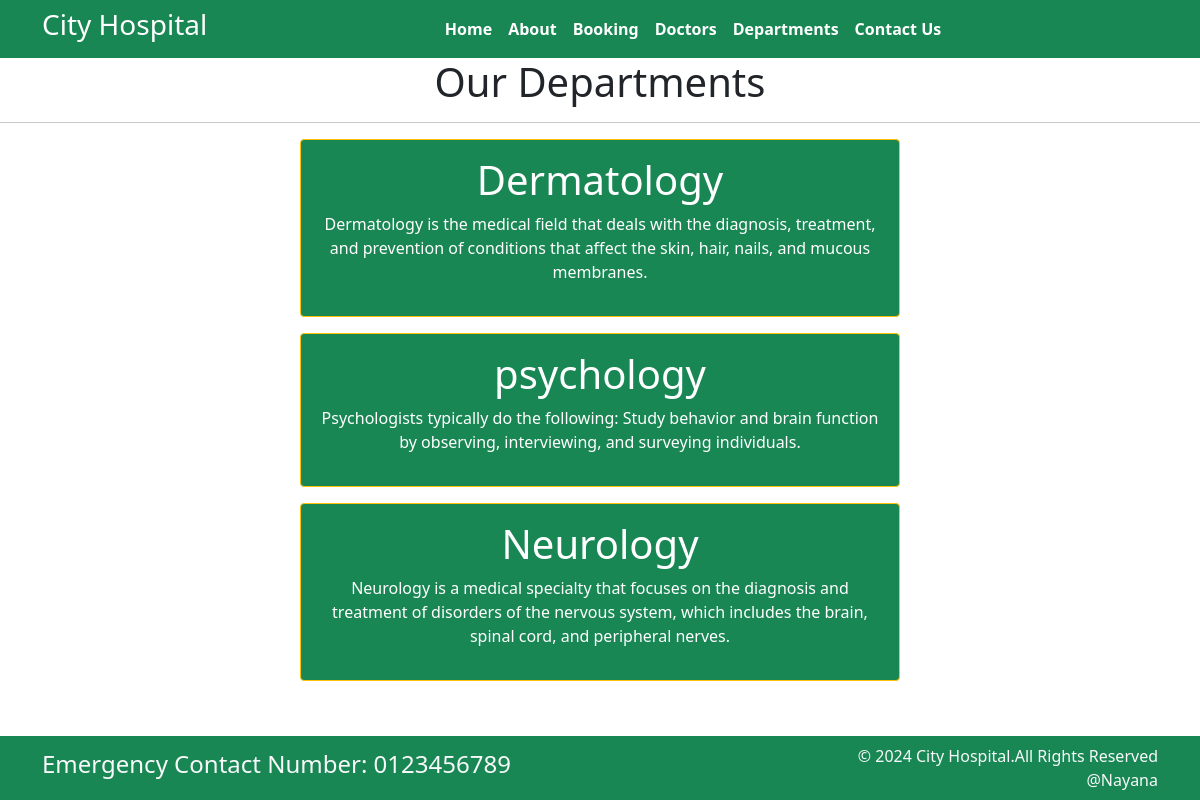
Page /department/ on the committed database.
### home/models.py (models this page shows)
class Departments(models.Model):
    dep_name = models.CharField(max_length=100)
    dep_description = models.TextField()

### home/views.py (the view)
# urls.py: path('department/', views.department, name='department'),
def department(request):
    dict_dept={
        'dept': Departments.objects.all()
    }
    return render(request,"department.html", dict_dept )

### Templates/department.html (shortened to what this page needs)
{% extends 'base.html' %}
{% block content %}
<h1 class="text-center">Our Departments </h1>
<hr>
{% for d in dept %}
<div class="mx-auto w-50 bg-success text-center text-white p-3 my-3 border border-warning rounded">
    <h1>{{ d.dep_name }}</h1>
    <p>{{ d.dep_description }}</p>
</div>
{% endfor %}
{% endblock %}

### Templates/base.html (shortened to what this page needs)
{% load static %}
<!DOCTYPE html>
<html>
  <head>
<link rel="stylesheet" href="https://cdn.jsdelivr.net/npm/bootstrap@5.1.3/dist/css/bootstrap.min.css">
<link rel="stylesheet" href="https://use.fontawesome.com/releases/v5.2.0/css/all.css">
<link rel="stylesheet" href="{% static 'css/style.css' %}">
  </head>
  <body>
    <nav class="navbar bg-success navbar-expand-md ">
      <div class="container">
        <div class="col-2 text-left pl-md-0">
          <h3 class="text-white"> City Hospital </h3>
        </div>
        <div
          class="collapse navbar-collapse justify-content-center col-md-8 navbar-collapse-3">
          <ul class="navbar-nav justify-content-center  fw-bold">
            <li class="nav-item active">
              <a class="nav-link text-white" href="{% url 'home' %}">Home </a>
            </li>
            <li class="nav-item">
              <a class="nav-link text-white" href="{% url 'about' %}">About</a>
            </li>
            <li class="nav-item">
              <a class="nav-link text-white" href="{% url 'booking' %}">Booking</a>
            </li>
            <li class="nav-item">
              <a class="nav-link text-white" href="{% url 'doctors' %}">Doctors</a>
            </li>
			 <li class="nav-item">
              <a class="nav-link text-white" href="{% url 'department' %}">Departments</a>
            </li>
            <li class="nav-item">
              <a class="nav-link text-white" href="{% url 'contact' %}">Contact Us</a>
            </li>
          </ul>
        </div>
      </div>
    </nav>
    {% block content%}{% endblock %}
    <section class="fixed-bottom">
      <footer class="pt-2 pb-2  bg-success text-light">
        <div class="container">
          <div class="row align-items-center">
            <div class="col-12 col-md-8">
              <h4>Emergency Contact Number: 0123456789</h4>
            </div>
            <div class="col-12 col-md-4 mt-4 mt-md-0 text-center text-md-end">
           © 2024 City Hospital.All Rights Reserved @Nayana
            </div>
          </div>
        </div>
      </footer>
    </section>
  </body>
</html>

### static/css/style.css (style rules this page uses)
nav { background-color: aqua; }

### rows in the picture
Departments: dep_name "Dermatology", dep_description "Dermatology is the medical field that deals with the diagnosis, treatment, and prevention of conditions that affect the skin, hair, nails, and mucous membranes."
Departments: dep_name "psychology", dep_description "Psychologists typically do the following: Study behavior and brain function by observing, interviewing, and surveying individuals."
Departments: dep_name "Neurology", dep_description "Neurology is a medical specialty that focuses on the diagnosis and treatment of disorders of the nervous system, which includes the brain, spinal cord, and peripheral nerves."
